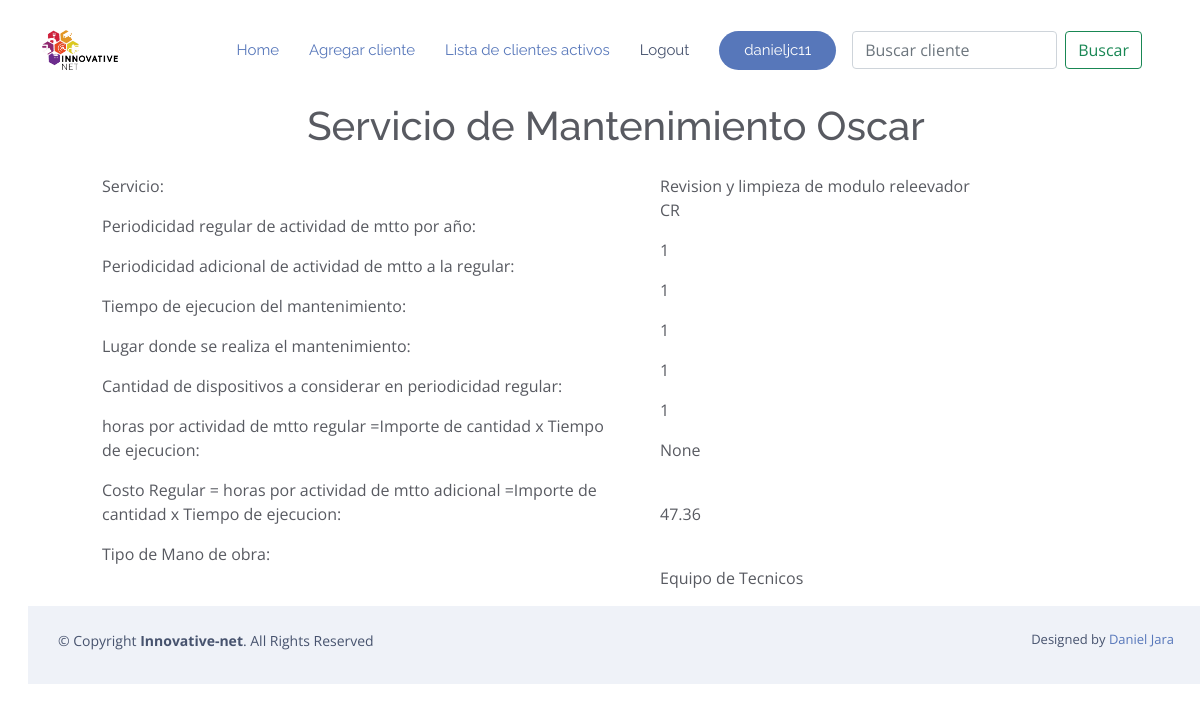
The app's page /detalle_servicio/35 (signed in) with its own data.
### RPA/models.py (models this page shows, shortened)
class Mantenimiento(models.Model):
    cliente = models.ForeignKey(Cliente, on_delete=models.CASCADE, null=True, blank=True)
    limpieza_panel_alarmas = 'Revision y limpieza de panel de alarmas / Remoto'
    revision_limpieza_sensor_humo = 'Revision y limpieza de sensores de humo'
    rev_limp_estrobos = ' Revision y limpieza de estrobos -cornetas - campanas-mixtos'
    rev_limp_fuentespoder = 'Revision y limpieza de Fuentes de poder'
    rev_limp_placasactivacion = 'Revision y limpieza Palancas  de activacion'
    rev_limp_monitoresflujo = 'Revision y limpieza Modulos monitores de Flujo'
    rev_limp_sensoresductos = 'Revision y limpieza sensores de ductos de aire'
    rev_limp_humobeam = 'Revision y limpieza Sensor de humo tipo Beam'
    rev_limp_modulodecontrol = 'Revision y limpieza de modulos de Control'
    rev_limp_modconttrct1ct2 = 'Revision y limpieza de modulo de control CT1 o CT2'
    rev_limp_modreleevadorcr = 'Revision y limpieza de modulo releevador CR'
    rev_veri_resistenciafinlinea = 'Revision y Verificacion de resistencias de fin de linea'
    cambiar_ubi_herramientrasypersonal = 'Cambiar ubicaciones Herramientas y personal (mover el punto A al punto B)'
    relleno_informe = 'Relleno de informe'
    prueba_com_datospanelydisp = 'Prueba de comunicación de datos entre panel y dispositivos, asi como los loops.'
    soporte_tecnico = 'Servicio de soporte técnico -Horas de servicios generales adicionales'
    MANTENIMIENTOS_LISTA = [
        (limpieza_panel_alarmas, 'Revision y limpieza de panel de alarmas / Remoto'),
        (revision_limpieza_sensor_humo, 'Revision y limpieza de sensores de humo'),
        (rev_limp_estrobos, 'Revision y limpieza de estrobos -cornetas - campanas-mixtos'),
        (rev_limp_fuentespoder, 'Revision y limpieza de Fuentes de poder'),
        (rev_limp_placasactivacion, 'Revision y limpieza Palancas  de activacion'),
        (rev_limp_monitoresflujo, 'Revision y limpieza Modulos monitores de Flujo'),
        (rev_limp_sensoresductos, 'Revision y limpieza sensores de ductos de aire'),
        (rev_limp_humobeam, 'Revision y limpieza Sensor de humo tipo Beam'),
        (rev_limp_modulodecontrol, 'Revision y limpieza de modulos de Control'),
        (rev_limp_modconttrct1ct2, 'Revision y limpieza de modulo de control CT1 o CT2'),
        (rev_limp_modreleevadorcr, 'Revision y limpieza de modulo releevador CR'),
        (rev_veri_resistenciafinlinea,'Revision y Verificacion de resistencias de fin de linea'),
        (cambiar_ubi_herramientrasypersonal,'Cambiar ubicaciones Herramientas y personal (mover el punto A al punto B)'),
        (relleno_informe,'Relleno de informe'),
        (prueba_com_datospanelydisp, 'Prueba de comunicación de datos entre panel y dispositivos, asi como los loops.'),
        (soporte_tecnico, 'Servicio de soporte técnico -Horas de servicios generales adicionales'),
    ]
    Titulo = models.CharField(
        max_length=200,
        choices=MANTENIMIENTOS_LISTA,
        blank=True
    )
    periodisidadactividades = models.IntegerField(verbose_name="Periodicidad regular de actividad de mtto por año", blank=True, null=True )
    periodisidadadicional = models.IntegerField(verbose_name="Periodicidad adicional de actividad de mtto  a la regular", blank=True, null=True)
    tiempoejecucion = models.IntegerField(verbose_name="Tiempo de ejecucion del mtto", blank=True, null=True)
    cantidaddispositivos = models.IntegerField(verbose_name="Cantidad de dispositivos a considerar en periodicidad regular", blank=True, null=True)
    horasactividad = models.IntegerField(verbose_name="horas por actividad de mtto regular =Importe de cantidad x Tiempo de ejecucion", blank=True, null=True)
    costomantenimientoadicional = models.FloatField(verbose_name="Costo Adicional = horas por actividad de mtto adicional =Importe de cantidad x Tiempo de ejecucion ", blank=True, null=True)
    costomantenimientoregular = models.FloatField(verbose_name="Costo Regular = horas por actividad de mtto regular =Importe de cantidad x Tiempo de ejecucion",null=True,blank=True)
    encargadoTrabajo1 = models.ForeignKey(Precio,verbose_name="Encargado del trabajo" ,on_delete=models.CASCADE)
    class Meta:
        ordering = ['Titulo']

class Cliente(models.Model):
    usuario = models.ForeignKey(User, on_delete=models.CASCADE, null=True, blank=True)
    nombre = models.CharField('Nombre de la compañia cliente',max_length=200)
    encargado = models.CharField('Nombre del contacto dentro de la empresa',max_length
    =120)
    puesto_encargado = models.CharField('Puesto del contacto',max_length
    =120)
    numero_contacto=models.CharField('Numero de telefono para contactar',max_length
    =10)
    correo_contacto=models.EmailField('Correo para contactar',blank=True)
    lugar_de_mantenimiento = models.CharField('Lugar en que se realizara el mantenimiento',max_length
    =120,blank=True)
    descripcion_cotizacion = models.TextField('Descripcion de la cotizacion',blank=True)
    fecha = models.DateTimeField('Fecha de realizacion de la cotizacion',blank=True,null=True, default=dateutil.utils.today())
    def __str__(self):
        return self.nombre
    class Meta:
        ordering = ['nombre']

class Precio(models.Model):
    encargado = models.CharField(max_length=50, verbose_name='Encargado del trabajo',blank=True, null=True)
    precio = models.DecimalField("Precio por hora",max_digits=5,decimal_places=2,blank=True, null=True)
    def __str__(self):
        return self.encargado
    class Meta:
        ordering = ['encargado']

### RPA/views.py (the view)
# urls.py: path('detalle_servicio/<int:pk>', Detalle_Servicio.as_view(), name='detalle_servicio'),
class Detalle_Servicio(LoginRequiredMixin, DetailView):
    model = Mantenimiento
    context_object_name = 'servicio'
    template_name = 'mantenimientos/detalle_servicio.html'

### RPA/templates/mantenimientos/detalle_servicio.html
{% extends "mantenimientos/base.html" %}
{% block body %}
        <div class="container-fluid p-3">
                <center>
                        <h1> Servicio de Mantenimiento {{ servicio.cliente }}</h1>
                </center>
        </div>
        <div class="container">
        <div class="container">
                <div class="row">
                        <div class="col-6">
                                <ul>Servicio: </ul>
                                <ul>Periodicidad regular de actividad de mtto por año: </ul>
                                <ul>Periodicidad adicional de actividad de mtto a la regular: </ul>
                                <ul>Tiempo de ejecucion del mantenimiento: </ul>
                                <ul>Lugar donde se realiza el mantenimiento: </ul>
                                <ul>Cantidad de dispositivos a considerar en periodicidad regular: </ul>
                                <ul>horas por actividad de mtto regular =Importe de cantidad x Tiempo de ejecucion: </ul>
                                <ul>Costo Regular = horas por actividad de mtto adicional =Importe de cantidad x Tiempo de ejecucion:</ul>
                                <ul>Tipo de Mano de obra:</ul>
                        </div>
                        <div class="col-4">
                                <ul>{{ servicio.Titulo }}</ul>
                                <ul>{{ servicio.periodisidadactividades }}</ul>
                                <ul>{{ servicio.periodisidadadicional }}</ul>
                                <ul>{{ servicio.tiempoejecucion }}</ul>
                                <ul>{{ servicio.cantidaddispositivos }}</ul>
                                <ul>{{ servicio.horasactividad }}</ul>
                                <ul>{{ servicio.costomantenimientoadicional }}</ul>
                                <br/>
                                <ul>{{ servicio.costomantenimientoregular }}</ul>
                                <br/>
                                <ul>{{ servicio.encargadoTrabajo1 }}</ul>
                        </div>
                </div>
        </div>
{% endblock %}

### RPA/templates/mantenimientos/base.html (shortened to what this page needs)
{% load static %}
<!DOCTYPE html>
<html lang="en">
<head>
  <link rel="stylesheet" href="https://stackpath.bootstrapcdn.com/bootstrap/4.5.0/css/bootstrap.min.css">
  <link href="{% static '\vendor\aos\aos.css' %}" rel="stylesheet">
  <link href="{% static '\vendor\bootstrap\css\bootstrap.min.css' %}" rel="stylesheet">
  <link href="{% static '\vendor\bootstrap-icons\bootstrap-icons.css' %}" rel="stylesheet">
  <link href="{% static '\vendor\boxicons\css\boxicons.min.css' %}" rel="stylesheet">
  <link href="{% static '\vendor\glightbox\css\glightbox.min.css' %}" rel="stylesheet">
  <link href="{% static '\vendor\swiper\swiper-bundle.min.css' %}" rel="stylesheet">
  <link href="{% static '\css\style.css' %}" rel="stylesheet">
</head>
<body style="padding-top: 70px;">
  <header id="header" class="fixed-top  header-transparent ">
    <div class="container d-flex align-items-center justify-content-between">
      <div class="logo">
        <a href="https://www.innovative-net.mx/"><img src="{% static '\assets\img\horizontal blanco.png' %}" alt="" class="img-fluid"></a>
      </div>
      <nav id="navbar" class="navbar">
        <ul>
          <li><a class="nav-link scrollto active" href="{% url 'home' %}">Home</a></li>
          <li><a class="nav-link scrollto active" href="{% url 'agregar_cliente' %}">Agregar cliente</a></li>
          <li><a class="nav-link scrollto active" href="{% url 'lista_clientes' %}">Lista de clientes activos</a></li>
          {% if request.user.is_authenticated %}
          <li><a class="nav-link scrollto" href="{% url 'logout' %}">Logout</a></li>
          <li><a class="getstarted scrollto" href="" >{{request.user}}</a></li>
          {% else %}
          <li><a class="getstarted scrollto" href="{% url 'login'  %}" >Login</a></li>
          {% endif %}
        </ul>
        <form class="d-flex m-3" method="POST" action="{% url 'buscar_clientes' %}">
          <input class="form-control me-2" type="search" placeholder="Buscar cliente"
                 aria-label="Buscar cliente" name="searched">
          <button class="btn btn-outline-success" type="submit">
            Buscar
          </button>
        </form>
      </nav>
    </div>
  </header>
    <div class="container-fluid m-3">
      {% block body %}
      {% endblock %}
    </div>
        <footer id="footer">
            <div class="container py-4">
              <div class="copyright">
                &copy; Copyright <strong><span>Innovative-net</span></strong>. All Rights Reserved
              </div>
              <div class="credits">
                Designed by <a href="https://bootstrapmade.com/">Daniel Jara</a>
              </div>
            </div>
          </footer>
</body>
        </html>

### RPA/static/css/style.css (style rules this page uses)
body { font-family: "Open Sans", sans-serif; color: #585a61; }
a { color: #5777ba; text-decoration: none; }
h1, h2, h3, h4, h5, h6 { font-family: "Raleway", sans-serif; }
#header { transition: all 0.5s; z-index: 997; transition: all 0.5s; padding: 15px 0; background: rgba(255, 255, 255, 0.95); }
#header.header-transparent { background: transparent; }
#header .logo img { margin: 0; max-height: 40px; }
.navbar { padding: 0; }
.navbar ul { margin: 0; padding: 0; display: flex; list-style: none; align-items: center; }
.navbar li { position: relative; }
.navbar a, .navbar a:focus { display: flex; align-items: center; justify-content: space-between; padding: 10px 0 10px 30px; font-family: "Raleway", sans-serif; font-size: 15px; color: #47536e; white-space: nowrap; transition: 0.3s; }
.navbar a:hover, .navbar .active, .navbar .active:focus, .navbar li:hover > a { color: #5777ba; }
.navbar .getstarted { background: #5777ba; color: #fff; padding: 12px 25px; margin-left: 30px; color: #fff; line-height: 1; border-radius: 50px; }
#footer { background: #fff; padding: 0 0 30px 0; color: #47536e; font-size: 14px; background: #eff2f8; }
#footer .copyright { text-align: center; float: left; color: #47536e; }
#footer .credits { float: right; text-align: center; font-size: 13px; color: #47536e; }

### records on screen
Mantenimiento: cliente "Oscar", Titulo "Revision y limpieza de modulo releevador CR", periodisidadactividades "1", periodisidadadicional "1", tiempoejecucion "1", cantidaddispositivos "1", horasactividad "1", costomantenimientoadicional "None", costomantenimientoregular "47.36", encargadoTrabajo1 "Equipo de Tecnicos"

### other values on screen
{{ request.user }} "danieljc11"
